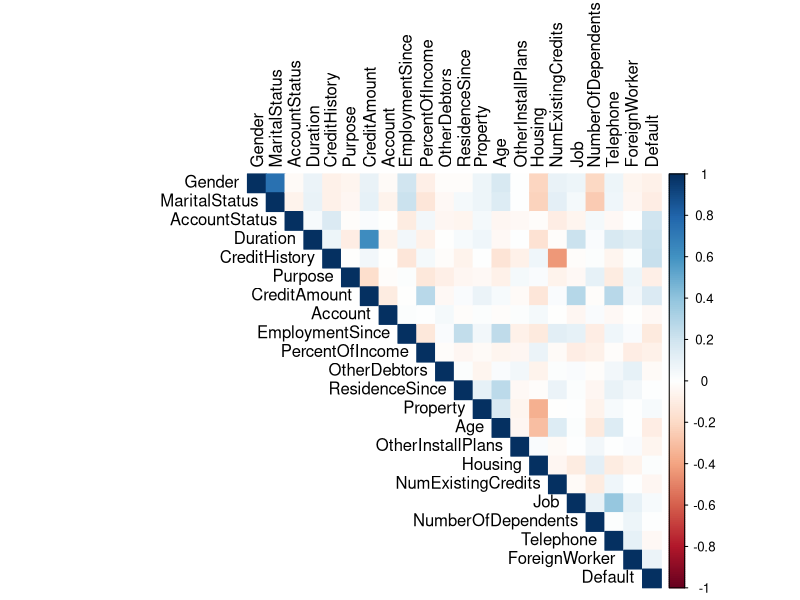
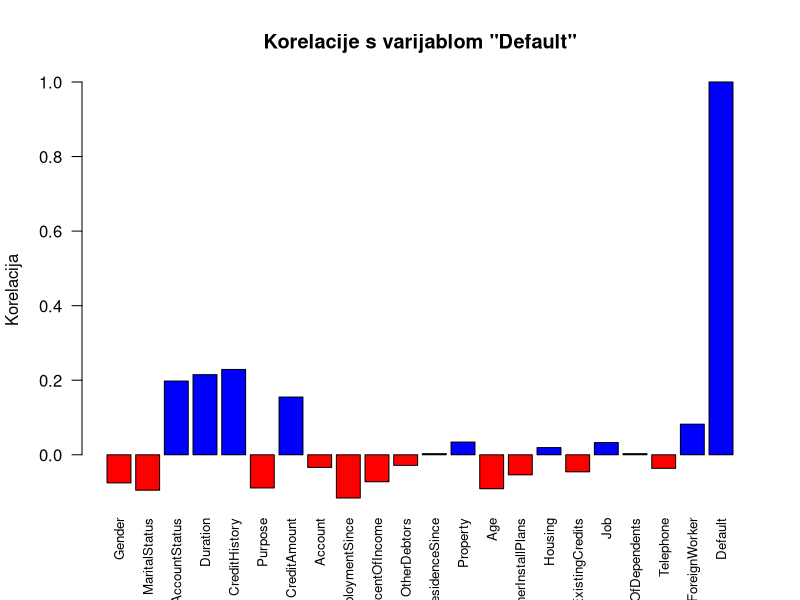
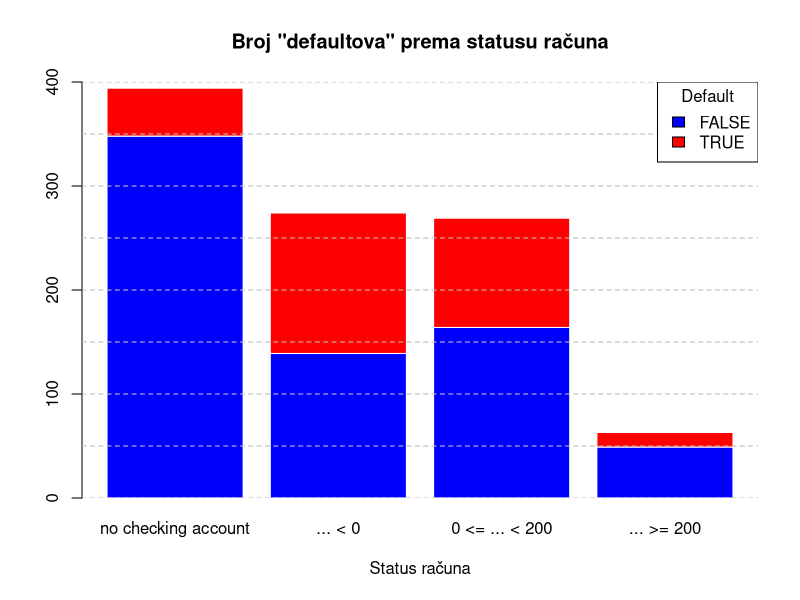
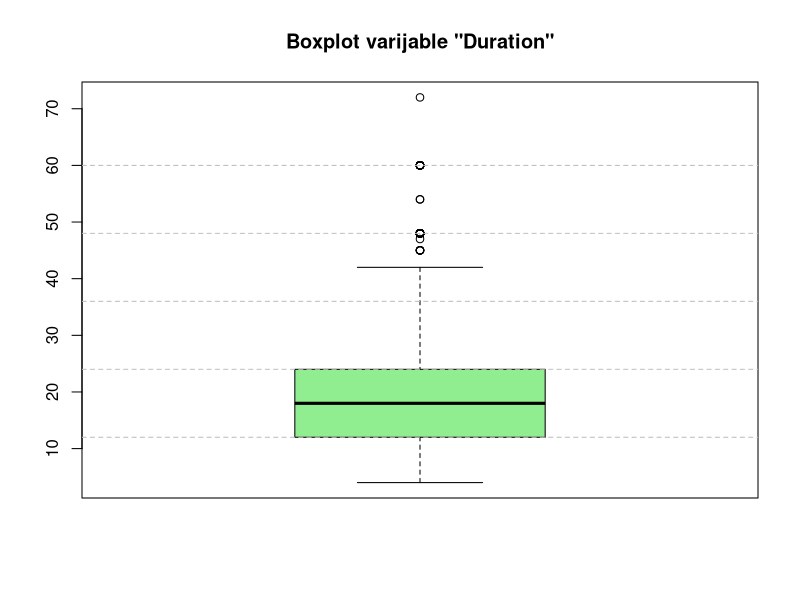
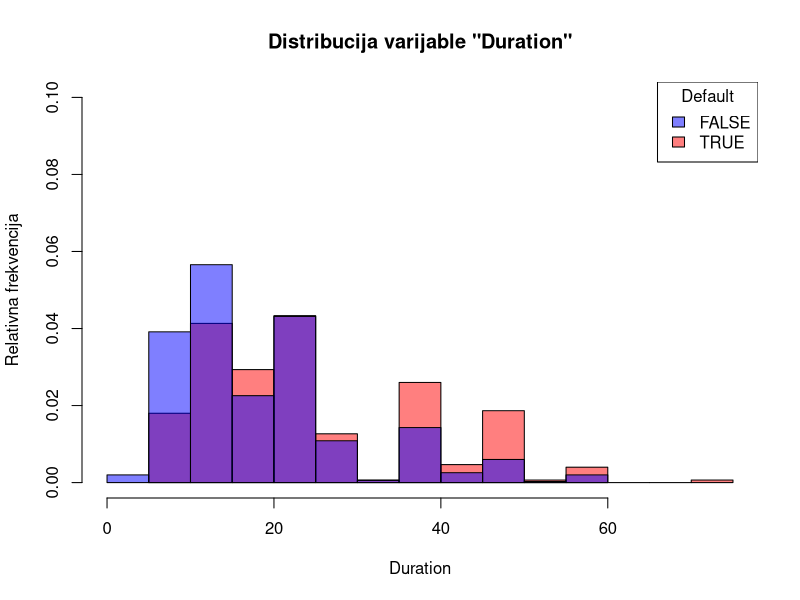
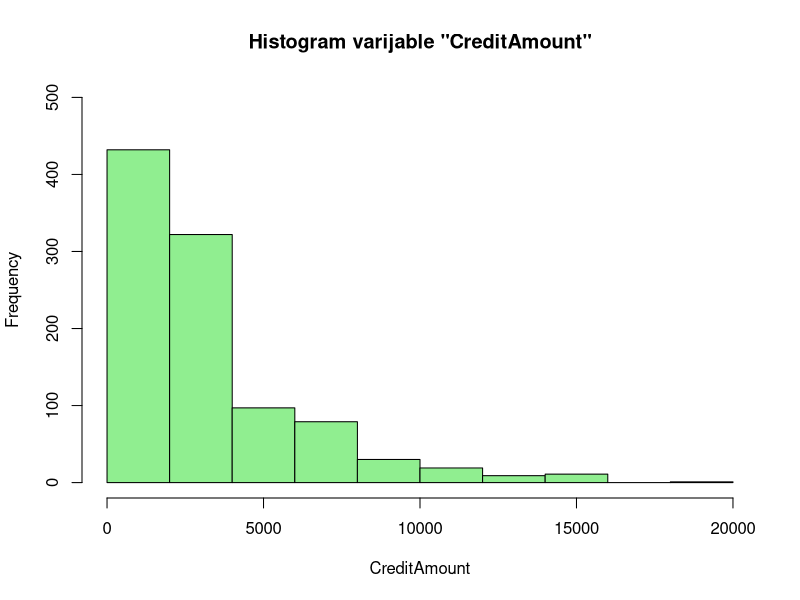
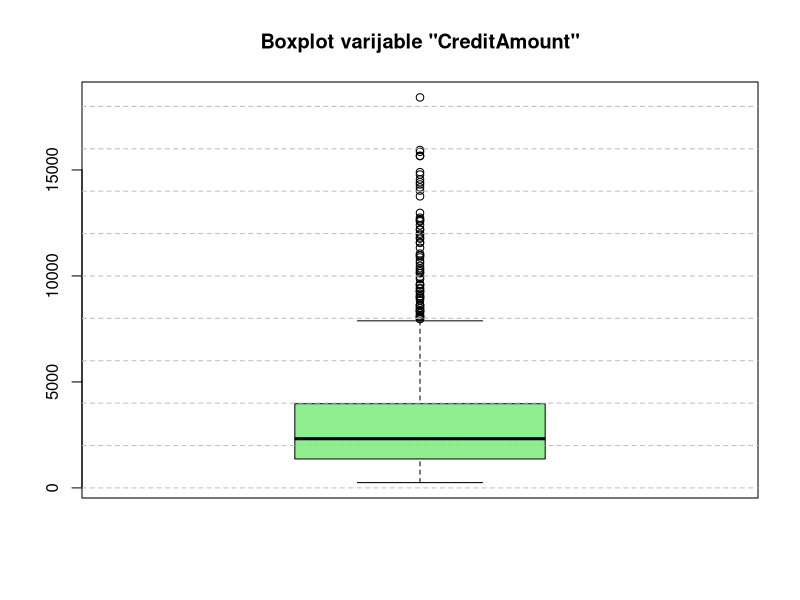
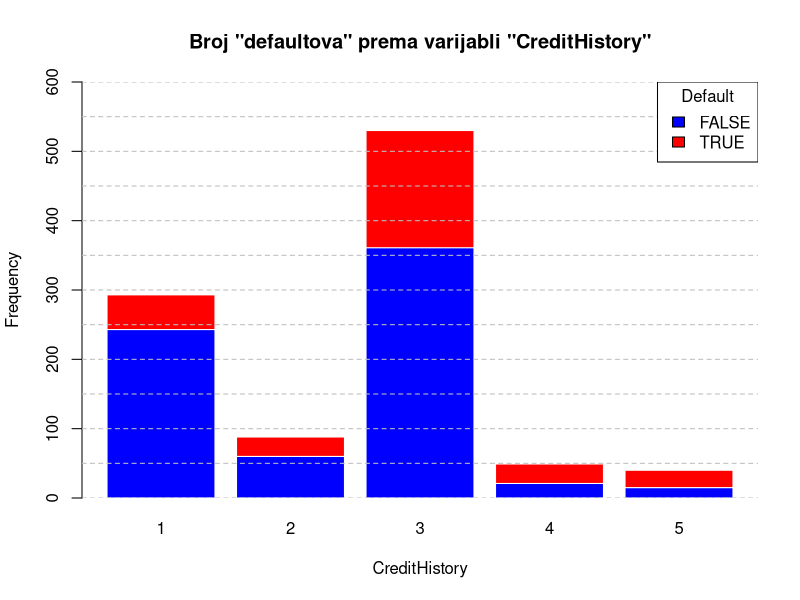

These charts were generated, in order, by the following R code:
## ---- chunk 1
library(tidyverse)
library(dplyr)
## ---- chunk 2
data = read.csv('procjena_kreditnog_rizika.csv')
## ---- chunk 3
data$Default <- as.logical(data$Default)

data$ResidenceSince <- ifelse(data$ResidenceSince == ".. >= 7 years",
                              "... >= 7 years",
                              data$ResidenceSince)

data$NumExistingCredits <- gsub("above", "... >=", data$NumExistingCredits)
data$NumExistingCredits <- gsub("or", "||", data$NumExistingCredits)

data$NumberOfDependents <- gsub("less than", "... <", data$NumberOfDependents)
data$NumberOfDependents <- gsub("3 or more", "... >= 3", data$NumberOfDependents)
## ---- chunk 4
summary(data)
## ---- chunk 5
head(data)
## ---- chunk 6

data$AccountStatus <- factor(
  data$AccountStatus,
  levels = c("no checking account", "... < 0", "0 <= ... < 200", "... >= 200")
)

data$CreditHistory <- factor(
  data$CreditHistory,
  levels = c(
    "critical account/ other credits existing (not at this bank)",
    "delay in paying off in the past",
    "existing credits paid back duly till now",
    "all credits at this bank paid back duly",
    "no credits taken/ all credits paid back duly"
  )
)

data$Purpose <- factor(data$Purpose)

data$Account <- factor(
  data$Account,
  levels = c("unknown/ no savings account", "... < 100", "100 <= ... < 500", "500 <= ... < 1000", "... >= 1000")
)

data$EmploymentSince <- factor(
  data$EmploymentSince,
  levels = c("unemployed", "... < 1 year", "1 <= ... < 4 years", "4 <= ... < 7 years", "... >= 7 years")
)

data$PercentOfIncome <- factor(
  data$PercentOfIncome,
  levels = c("... < 20%", "20% <= ... < 25%", "25% <= ... < 35%", "... >= 35%")
)

split_parts <- strsplit(as.character(data$PersonalStatus), " - ")
data$Gender <- sapply(split_parts, function(x) x[1])
data$MaritalStatus <- sapply(split_parts, function(x) x[2])
data <- data[, !(names(data) %in% c("PersonalStatus"))]
data <- data %>% select(Gender, MaritalStatus, everything())
data$Gender <- factor(data$Gender)
data$MaritalStatus <- factor(data$MaritalStatus)
data$OtherDebtors <- factor(data$OtherDebtors)

data$ResidenceSince <- factor(
  data$ResidenceSince,
  levels = c("... < 1 year", "1 <= ... < 4 years", "4 <= ... < 7 years", "... >= 7 years")
)

data$Property <- factor(data$Property)
data$OtherInstallPlans <- factor(data$OtherInstallPlans)
data$Housing <- factor(data$Housing)

data$NumExistingCredits <- factor(
  data$NumExistingCredits,
  levels = c("1", "2 || 3", "4 || 5", "... >= 6")
)

data$Job <- factor(
  data$Job,
  levels = c(
    "unemployed/ unskilled - non-resident",
    "unskilled - resident",
    "skilled employee / official",
    "management/ self-employed/highly qualified employee/ officer"
  )
)

data$NumberOfDependents <- factor(data$NumberOfDependents, levels = c("... < 3", "... >= 3"))
data$Telephone <- factor(data$Telephone)
data$ForeignWorker <- factor(data$ForeignWorker)
data$Default <- factor(data$Default)

attach(data)
head(data)

## ---- chunk 7
library(corrplot)
## ---- chunk 8

corr_matrix <- cor(data.frame(lapply(data, function(x) as.numeric(x))))
corrplot(corr_matrix, method = "color", type = "upper", tl.col = "black", tl.srt = 90)

cor_with_target <- corr_matrix["Default", ]
barplot(cor_with_target, names.arg = names(cor_with_target),
         las = 2, 
         cex.names = 0.8,
         col = ifelse(cor_with_target > 0, "blue", "red"),
         main = paste('Korelacije s varijablom "Default"'),
         ylab = "Korelacija")

filt_cor_with_target <- cor_with_target[abs(cor_with_target) >= 0.1 & cor_with_target != 1]
print(names(filt_cor_with_target))

## ---- chunk 9

barplot(table(Default, AccountStatus), main = 'Broj "defaultova" prema statusu računa', 
        border = "white", col = c('blue', 'red'), xlab = "Status računa", ylim = c(0, 400))
abline(h = seq(0, 500, by = 50), col = "gray", lty = 2)
legend("topright", legend = levels(Default), fill = c('blue', 'red'), title = "Default")

## ---- chunk 10
boxplot(Duration, col = 'lightgreen', main = 'Boxplot varijable "Duration"')
abline(h = seq(0, 70, by = 12), col = "gray", lty = 2)

defaulted <- data[Default == 'TRUE', ]
not_defaulted <- data[Default == 'FALSE', ]

hist(defaulted$Duration, breaks = 10, xlim = c(0, 75), ylim = c(0, 0.1), freq = FALSE, col = rgb(1, 0, 0, 0.5), xlab = 'Duration', 
     ylab = "Relativna frekvencija", main = 'Distribucija varijable "Duration"')
hist(not_defaulted$Duration, breaks = 10, freq = FALSE, xlim = c(0, 75), col = rgb(0, 0, 1, 0.5), add = TRUE)
legend("topright", legend = levels(Default), fill = c(rgb(0, 0, 1, 0.5), rgb(1, 0, 0, 0.5)), title = "Default")

## ---- chunk 11
hist(CreditAmount, col = 'lightgreen', ylim = c(0, 500), main = 'Histogram varijable "CreditAmount"')

boxplot(CreditAmount, col = 'lightgreen', main = 'Boxplot varijable "CreditAmount"')
abline(h = seq(0, 20000, by = 2000), col = "gray", lty = 2)

## ---- chunk 12
barplot(table(Default, as.numeric(CreditHistory)), main = 'Broj "defaultova" prema varijabli "CreditHistory"', 
        border = "white", col = c('blue', 'red'), xlab = "CreditHistory", ylab = "Frequency", ylim = c(0, 600))
abline(h = seq(0, 600, by = 50), col = "gray", lty = 2)
legend("topright", legend = levels(Default), fill = c('blue', 'red'), title = "Default")
## ---- chunk 13
barplot(table(Default, EmploymentSince), main = 'Broj "defaultova" prema godinama radnog staža', 
        border = "white", col = c('blue', 'red'), xlab = 'EmploymentSince', ylab = 'Frequency', ylim = c(0, 400))
abline(h = seq(0, 400, by = 50), col = "gray", lty = 2)
legend("topright", legend = levels(Default), fill = c('blue', 'red'), title = "Default")


## ---- chunk 14
require(caret)

logreg.mdl = glm(Default ~ AccountStatus + Duration + CreditHistory + Purpose + CreditAmount + Account + EmploymentSince + PercentOfIncome + Gender + MaritalStatus + OtherDebtors + ResidenceSince + Property + Age + OtherInstallPlans + Housing + NumExistingCredits + Job + NumberOfDependents + Telephone + ForeignWorker, data = data, family = binomial())
summary(logreg.mdl)
odds_ratios <- exp(coef(logreg.mdl))
print(odds_ratios)

Rsq = 1 - logreg.mdl$deviance/logreg.mdl$null.deviance
Rsq

coef_table <- data.frame(
  Variable = names(coef(logreg.mdl)),
  Coefficient = coef(logreg.mdl),
  OddsRatio = exp(coef(logreg.mdl))
)

significant_vars <- coef_table[coef_table$`Pr(>|z|)` < 0.05, ]

print(significant_vars)

set.seed(123)  

formula <- Default ~ AccountStatus + Duration + CreditHistory + Purpose + CreditAmount + Account + EmploymentSince + PercentOfIncome + Gender + MaritalStatus + OtherDebtors + ResidenceSince + Property + Age + OtherInstallPlans + Housing + NumExistingCredits + Job + NumberOfDependents + Telephone + ForeignWorker

ctrl <- trainControl(method = "cv", number = 10)

cv_model <- train(formula, data = data, method = "glm", family = binomial(), trControl = ctrl)

print(cv_model)
## ---- chunk 15
male <- data[Gender == 'male', ]
female <- data[Gender == 'female', ]
## ---- chunk 16
print(as.numeric(1-table(male$Default)/count(male)))
## ---- chunk 17
print(as.numeric(1-table(female$Default)/count(female)))
## ---- chunk 18
boxplot(CreditAmount~PercentOfIncome, col = 'lightgreen', ylab = "CreditAmount", xlab = "PercentOfIncome")
abline(h = seq(0, 20000, by = 2000), col = "gray", lty = 2)
## ---- chunk 19
male_default_count = sum(male$Default==TRUE)
female_default_count = sum(female$Default==TRUE)
x = c(male_default_count, female_default_count)
n = c(count(male)$n, count(female)$n)

prop.test(x, n, alternative = "less")
## ---- chunk 20
for (item in unique(data$Property)) {
  hist(data$CreditAmount[data$Property==item], main = paste("", item), xlab = "CreditAmount")
}

## ---- chunk 21
require(nortest)

data$LogCreditAmount <- log(data$CreditAmount)

for (item in unique(data$Property)) {
  print(lillie.test(data$LogCreditAmount[data$Property == item]))
  hist(data$LogCreditAmount[data$Property == item], main = paste("", item), xlab = 'log(CreditAmount)')
}

## ---- chunk 22
bartlett_result <- bartlett.test(data$LogCreditAmount ~ data$Property)
print(bartlett_result)
## ---- chunk 23
a = aov(data$LogCreditAmount ~ data$Property)
summary(a)

boxplot(data$LogCreditAmount ~ data$Property, 
        main = "Boxplot logaritmiranog iznosa kredita prema vrsti imovine", 
        xlab = "Property", 
        ylab = "log(CreditAmount)", 
        cex.axis = 0.7, 
)
